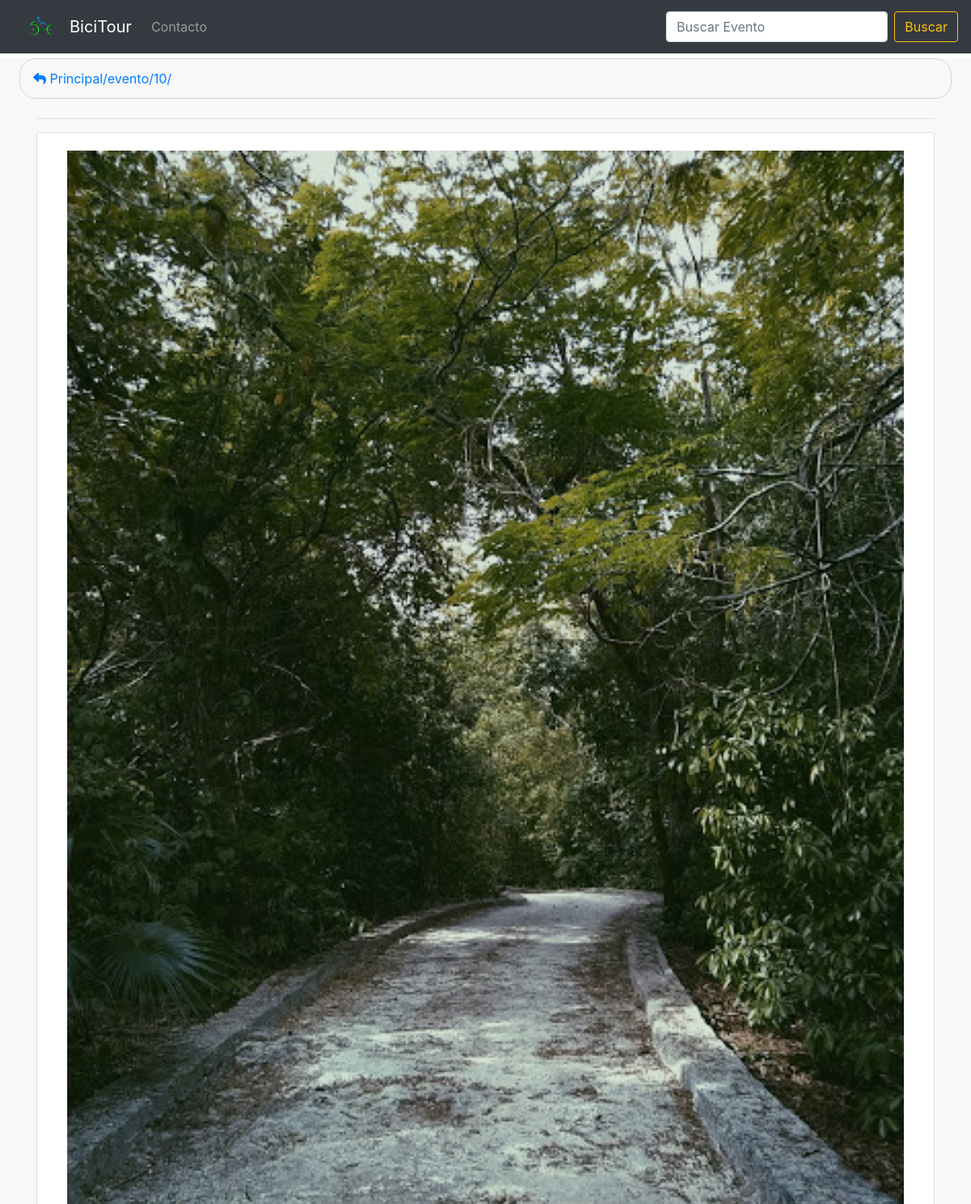
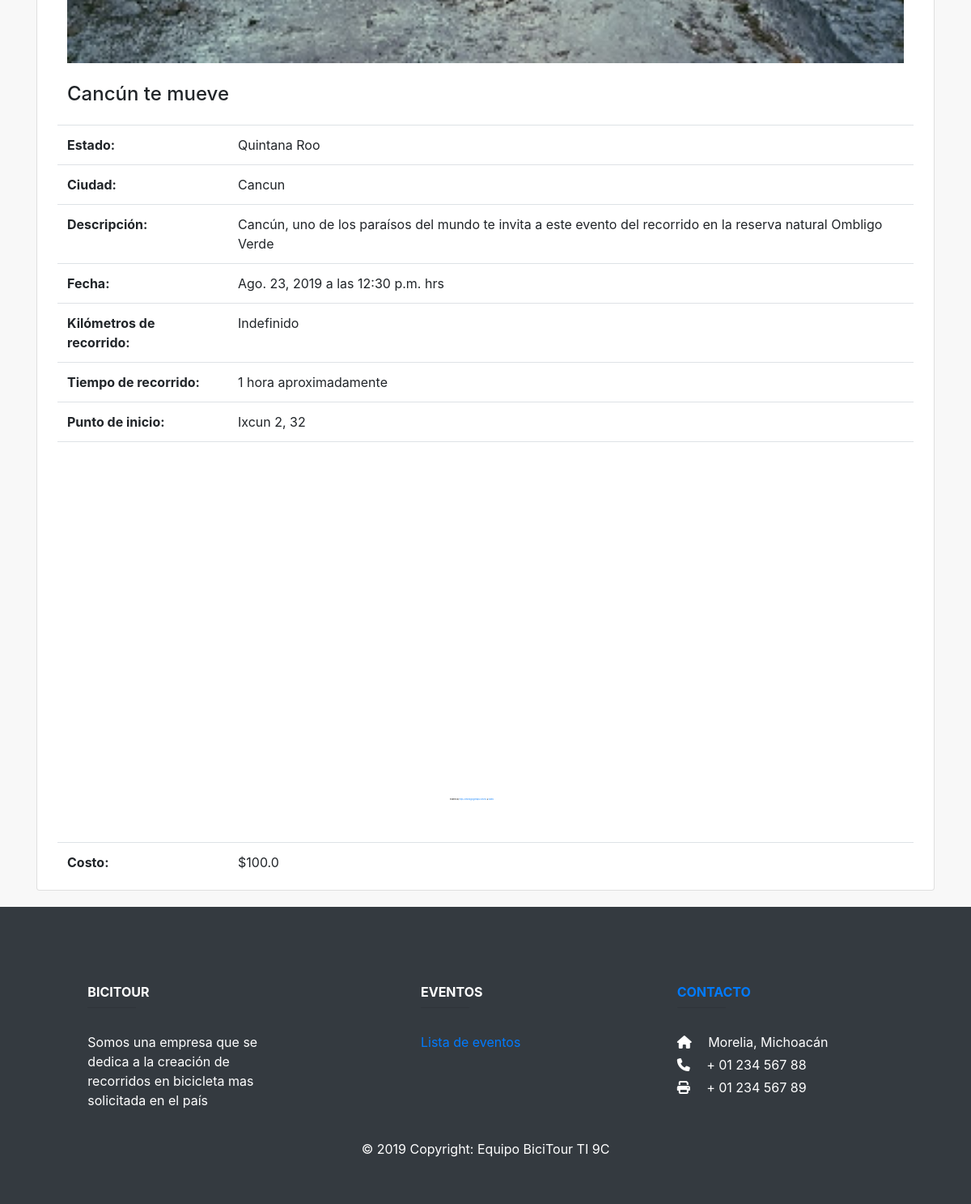
Screenshot of /evento/10/ with the database file from the repository (2 pictures, top to bottom).
### eventos/models.py (models this page shows, shortened)
class Eventos(models.Model):
	name = models.CharField(max_length=50,verbose_name="Nombre")
	estado = models.ForeignKey('Estados', on_delete=models.CASCADE, verbose_name="Estado")
	city = models.CharField(max_length=50,verbose_name="Ciudad")
	descripcion = models.TextField(verbose_name="Descripción")
	date = models.DateField(auto_now=False, auto_now_add=False, verbose_name="Fecha del Evento")
	hora = models.TimeField(auto_now=False, auto_now_add=False, verbose_name="Hora del Evento")
	km = models.CharField( max_length=20, verbose_name="Kilómetros de recorrido",blank=True,null=True)
	time = models.CharField(max_length=70,verbose_name="Tiempo de recorrido")
	punto_inicio = models.CharField(max_length=200,verbose_name="Punto de inicio")
	costo = models.FloatField(verbose_name="Costo")
	imagen = models.ImageField(upload_to='evento', height_field=None, width_field=None, max_length=None)
	created = models.DateTimeField(auto_now_add=True,verbose_name="Creación") # Fecha y tiempo
	updated = models.DateTimeField(auto_now_add=True,verbose_name="Modificado")
	class Meta:
		verbose_name = 'Evento'
		verbose_name_plural = 'Eventos'
		ordering = ["-created"]

class Estados(models.Model):
	nombre = models.CharField(max_length=50, verbose_name="Estado")
	image = models.ImageField(upload_to='estado', height_field=None, width_field=None, max_length=None,blank=True,null=True,verbose_name="Imagen")
	created = models.DateTimeField(auto_now_add=True,verbose_name="Creación") # Fecha y tiempo
	updated = models.DateTimeField(auto_now_add=True,verbose_name="Modificado")
	class Meta:
		verbose_name = 'Estado'
		verbose_name_plural = 'Estados'
		ordering = ["nombre"]
	def __str__(self):
		return self.nombre

### eventos/views.py (the view)
# urls.py: path('evento/<int:id>/', views.details, name='Detalles'),
def details(request, id):
    evento = get_object_or_404(Eventos, id=id)
    return render(request, 'eventos/event_detail.html', {'evento': evento})

### eventos/templates/eventos/event_detail.html
{% extends 'eventos/plantilla.html' %}
{% load static %}
{% block content %}
<div class="content container">
	<div class="row">
		<div class="card col-md-auto" style="margin: auto;margin-bottom: 20px">
			<div class="col-sm-auto" style="margin:auto;padding: 10px;">
				<table class="table table-responsive table-hover" style="width:auto;height: auto;margin:auto">
					<tr>
						<td colspan="2" style="border-top: none">
							<img class="text-center" src="{{evento.imagen.url}}" alt="{{evento.name}}" style="margin:auto;width: 100%; max-height: auto">
						</td>
					</tr>
					<tr>
						<td colspan="2" style="border-top: none">
							<h4 class="card-title">{{evento.name }}</h4>
						</td>
					</tr>
					<tr>
						<th scope="row">Estado:</th>
						<td>{{evento.estado}}</td>
					</tr>
					<tr>
						<th scope="row">Ciudad:</th>
						<td>{{evento.city}}</td>
					</tr>
					<tr>
						<th scope="row">Descripción: </th>
						<td>{{evento.descripcion}}</td>
					</tr>
					<tr>
						<th scope="row">Fecha: </th>
						<td>{{evento.date}} a las {{evento.hora}} hrs</td>
					</tr>
					<tr>
						<th scope="row">Kilómetros de recorrido:</th>
						<td>{{evento.km}}</td>
					</tr>
					<tr>
						<th scope="row">Tiempo de recorrido:</thcla>
						<td>{{evento.time}}</td>
					</tr>
					<tr>
						<th scope="row">Punto de inicio: </th>
						<td>{{evento.punto_inicio}}</td>
					</tr>
					<tr>
						<td class="text-center" colspan="2">
							<div style="overflow:hidden;max-width: 1000px;position: relative;">
								<iframe width="100%" height="440"
									src="https://maps.google.com/maps?width=auto&amp;height=440&amp;hl=en&amp;q={{evento.city}}%2C{{evento.estado}}%2C{{evento.punto_inicio}}+(Mapita)&amp;ie=UTF8&amp;t=&amp;z=10&amp;iwloc=B&amp;output=embed"
									frameborder="0" scrolling="no" marginheight="0" marginwidth="0">
								</iframe>
								<div
									style="position: absolute;min-width: 80%;bottom: 10px;left: 0;right: 0;margin-left: auto;margin-right: auto;color: #000;text-align: center;">
									<small style="line-height: 1.8;font-size: 2px;background: #fff;">Powered by
										<a href="https://embedgooglemaps.com/en/">https://embedgooglemaps.com/en/
										</a> &
										<a href="https://lasagradafamiliatickets.de/la-sagrada-familia-ticket/"> tickets
										</a>
									</small>
								</div>
							</div>
							<br />
						</td>
					</tr>
					<tr>
						<th scope="row">Costo:</th>
						{% if evento.costo == 0.0 %}
						<td>Gratis</td>
						{% else %}
						<td>${{evento.costo}}</td>
						{% endif %}
					</tr>
				</table>
			</div>
		</div>
	</div>
</div>
{% endblock content %}

### eventos/static/css/style.css (style rules this page uses)
body { padding-top: 3rem; padding-bottom: 3rem; color: #5a5a5a; }
:root { --jumbotron-padding-y: 3rem; }

### rows the page displays
Eventos: imagen (picture), name "Cancún te mueve", estado "Quintana Roo", city "Cancun", descripcion "Cancún, uno de los paraísos del mundo te invita a este evento del recorrido en la reserva natural Ombligo Verde", date "Ago. 23, 2019", hora "12:30 p.m.", km "Indefinido", time "1 hora aproximadamente", punto_inicio "Ixcun 2, 32", costo "100.0"

### other values shown
{{ request.path }} "/evento/10/"
